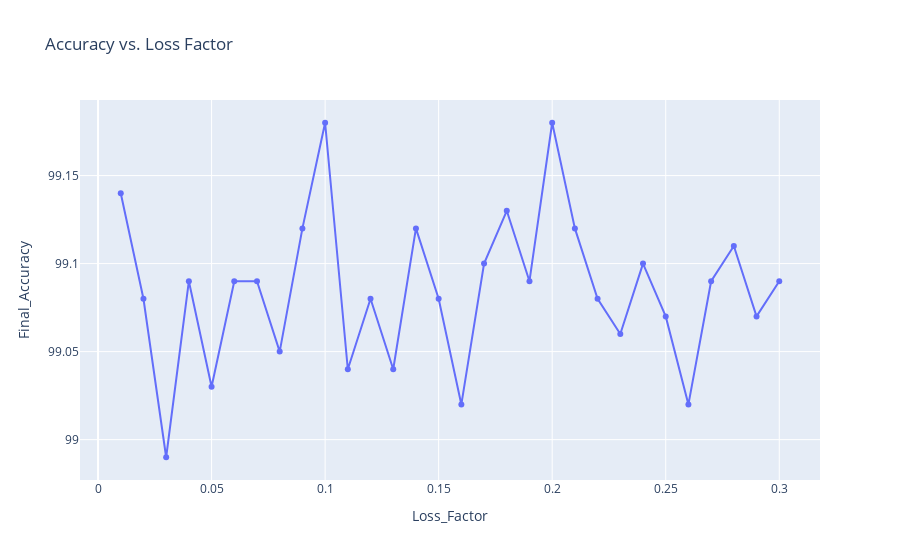

The cell this chart's notebook holds for it:
### Markdown cell above
# Iteration 1

SAE feature classifier accuracy used was at 98.98% and our ViT-H classifier was at 99.02%.

The only time our SAE hurts the original classifier is at 98.99% accuracy (which is still higher than our SAE - so maybe this can't perform worse than the SAE accuracy). All other runs acheive at least a 99.02% accuracy, with our best performance (99.18%) occurring on two separate runs (0.1 and 0.2).

Performance as we increase the loss factor is noisy, but also quite likely to outperform the original features we learned (which is the most important thing) and the model itself.

### Code cell
print("Top 25")
loss_dict_paths = ["./runs/0/loss_data_dict_0.01_to_0.3_25_top.pkl"]
df_top_25 = main(loss_dict_paths)

# print("Bottom 231")
# loss_dict_paths = ["./runs/1024-0.75/results/F0/loss_data_dict_0.01_to_0.3_25_mask.pkl"]
# df_top_25_mask = main(loss_dict_paths)

# print("#" * 140)

# print("\nAll 256")
# loss_dict_paths = ["./runs/1024-0.75/results/F0/loss_data_dict_0.01_to_0.3_256_top.pkl"]
# df_all = main(loss_dict_paths)

# # print("0 Features")
# loss_dict_paths = ["./runs/1024-0.75/results/F0/loss_data_dict_0.01_to_0.3_256_mask.pkl"]
# df_none = main(loss_dict_paths)

### Figure 1 — Plotly figure (JSON) as saved in the notebook; plotly's stock layout.template omitted (floating-point values rounded to 4 significant figures)
{"data": [{"hovertemplate": "Loss_Factor=%{x}<br>Final_Accuracy=%{y}<extra></extra>", "legendgroup": "", "line": {"color": "#636efa", "dash": "solid"}, "marker": {"symbol": "circle"}, "mode": "lines+markers", "name": "", "orientation": "v", "showlegend": false, "type": "scatter", "x": [0.01, 0.02, 0.03, 0.04, 0.05, 0.06, 0.07, 0.08, 0.09, 0.1, 0.11, 0.12, 0.13, 0.14, 0.15, 0.16, 0.17, 0.18, 0.19, 0.2, 0.21, 0.22, 0.23, 0.24, 0.25, 0.26, 0.27, 0.28, 0.29, 0.3], "xaxis": "x", "y": [99.14, 99.08, 98.99, 99.09, 99.03, 99.09, 99.09, 99.05, 99.12, 99.18, 99.04, 99.08, 99.04, 99.12, 99.08, 99.02, 99.1, 99.13, 99.09, 99.18, 99.12, 99.08, 99.06, 99.1, 99.07, 99.02, 99.09, 99.11, 99.07, 99.09], "yaxis": "y"}], "layout": {"autosize": true, "legend": {"tracegroupgap": 0}, "title": {"text": "Accuracy vs. Loss Factor"}, "xaxis": {"anchor": "y", "autorange": true, "domain": [0, 1], "range": [-0.008227, 0.3182], "title": {"text": "Loss_Factor"}, "type": "linear"}, "yaxis": {"anchor": "x", "autorange": true, "domain": [0, 1], "range": [98.97, 99.2], "title": {"text": "Final_Accuracy"}, "type": "linear"}}}
